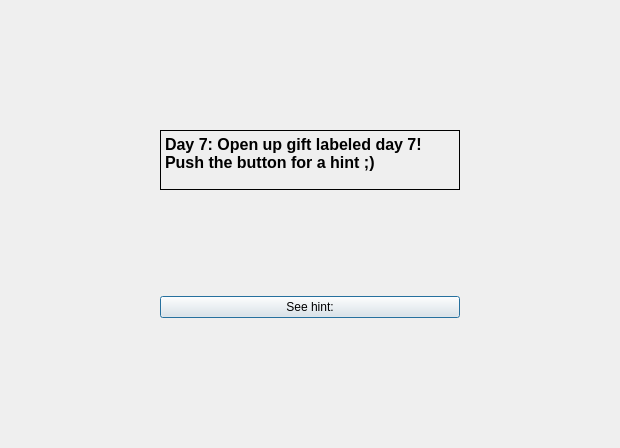
<?xml version="1.0" encoding="UTF-8"?>
<ui version="4.0">
 <class>Day7Window</class>
 <widget class="QDialog" name="Day7Window">
  <property name="geometry">
   <rect>
    <x>0</x>
    <y>0</y>
    <width>620</width>
    <height>448</height>
   </rect>
  </property>
  <property name="windowTitle">
   <string>Dialog</string>
  </property>
  <layout class="QGridLayout" name="gridLayout">
   <property name="leftMargin">
    <number>30</number>
   </property>
   <property name="topMargin">
    <number>30</number>
   </property>
   <property name="rightMargin">
    <number>30</number>
   </property>
   <property name="bottomMargin">
    <number>30</number>
   </property>
   <item row="1" column="0">
    <widget class="QPushButton" name="day7_button">
     <property name="text">
      <string>See hint:</string>
     </property>
    </widget>
   </item>
   <item row="0" column="0">
    <widget class="QLabel" name="day7_title_label">
     <property name="maximumSize">
      <size>
       <width>300</width>
       <height>60</height>
      </size>
     </property>
     <property name="font">
      <font>
       <pointsize>12</pointsize>
       <bold>true</bold>
      </font>
     </property>
     <property name="frameShape">
      <enum>QFrame::Box</enum>
     </property>
     <property name="text">
      <string>Day 7: Open up gift labeled day 7! Push the button for a hint ;)</string>
     </property>
     <property name="alignment">
      <set>Qt::AlignLeading|Qt::AlignLeft|Qt::AlignTop</set>
     </property>
     <property name="wordWrap">
      <bool>true</bool>
     </property>
    </widget>
   </item>
  </layout>
 </widget>
 <resources/>
 <connections/>
</ui>
